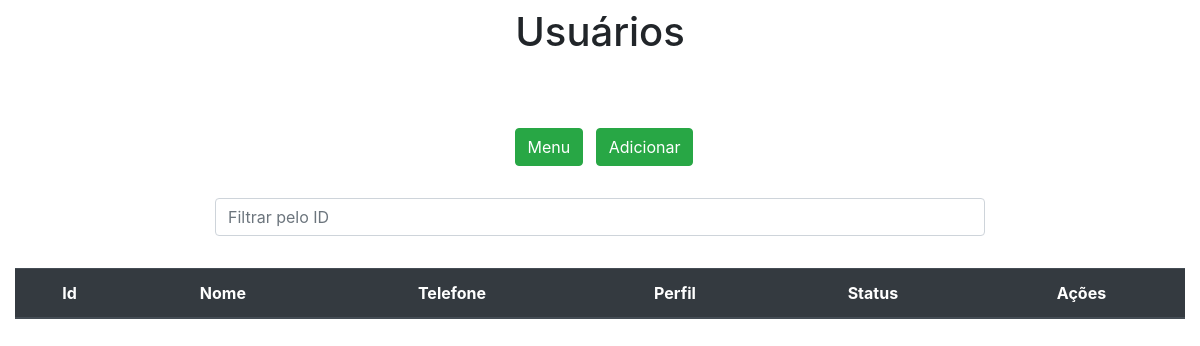
The app's page /usuarios/, older data.
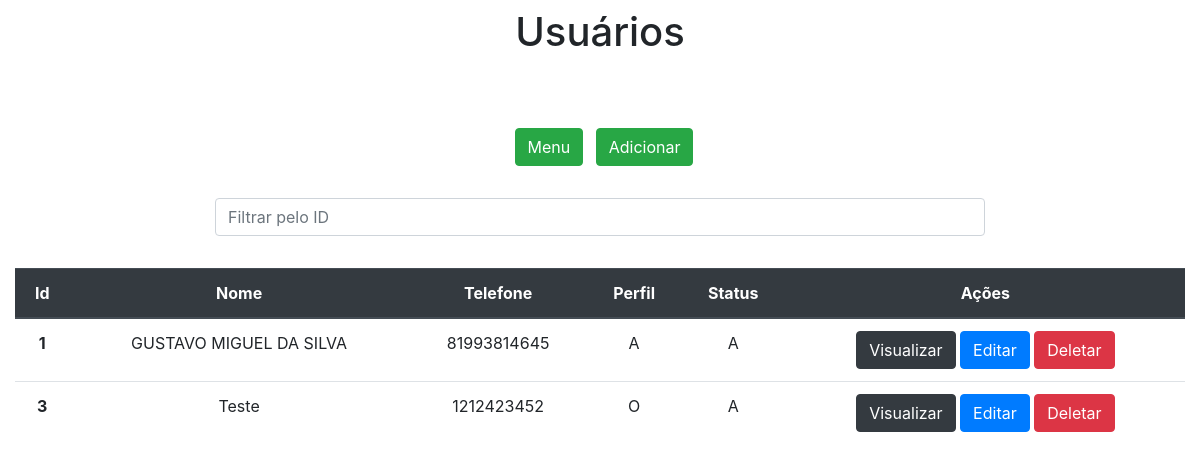
The same page, newer data.
### app/models.py (models this page shows)
class Usuarios(models.Model):
    id = models.AutoField(primary_key=True)
    nome = models.CharField(max_length=30)
    telefone = models.CharField(max_length=17)
    perfil = models.CharField(max_length=1)
    status = models.CharField(max_length=1)
    login = models.CharField(max_length=30)
    senha = models.CharField(max_length=30)

### app/views.py (the view)
# urls.py: path('usuarios/', usuarios, name='usuarios'),
def usuarios(request):
    data = {}
    search = request.GET.get('search')
    if search:
        data['db'] = Usuarios.objects.filter(id__icontains=search)
    else:
        data['db'] = Usuarios.objects.all()
    return render(request, 'usuarios.html', data)

### app/templates/usuarios.html (shortened to what this page needs)
<!DOCTYPE html>
<html lang="pt-br">
<head>
    <link rel="stylesheet" href="https://stackpath.bootstrapcdn.com/bootstrap/4.4.1/css/bootstrap.min.css"
>
</head>
<body>
<div class="col-8 m-auto pt-2 pb-2 text-center">
    <h1>Usuários</h1>
</div>
<div class="col-8 m-auto pt-5 pb-2 text-center">
    <a href="/menu" class="m-2 btn btn-success">Menu</a>
    <a href="/usuariosForm" class="btn btn-success">Adicionar</a>
</div>
<div class="col-8 m-auto pt-3 pb-2 text-center">
    <form method="get">
        <input type="text" id="search" name="search" class="form-control" placeholder="Filtrar pelo ID">
    </form>
</div>
<div class="col-12 m-auto pt-4 pb-2 text-center">
    <table class="table">
        <thead class="thead-dark">
        <tr>
            <th scope="col">Id</th>
            <th scope="col">Nome</th>
            <th scope="col">Telefone</th>
            <th scope="col">Perfil</th>
            <th scope="col">Status</th>
            <th scope="col">Ações</th>
        </tr>
        </thead>
        <tbody>
        {% for dbs in db %}
        <tr>
            <th>{{dbs.id}}</th>
            <td>{{dbs.nome}}</td>
            <td>{{dbs.telefone}}</td>
            <td>{{dbs.perfil}}</td>
            <td>{{dbs.status}}</td>
            <td>
                <a href="/usuariosView/{{dbs.id}}/" class="btn btn-dark">Visualizar</a>
                <a href="/usuariosEdit/{{dbs.id}}/" class="btn btn-primary">Editar</a>
                <a href="/usuariosDelete/{{dbs.id}}/" class="btn btn-danger btnDel">Deletar</a>
            </td>
        </tr>
        {% endfor %}
        </tbody>
    </table>
</div>
{% load static %}
</body>
</html>

Row changes from the older to the newer data that the page shows:
added Usuarios: id "1", nome "GUSTAVO MIGUEL DA SILVA", telefone "81993814645", perfil "A", status "A"
added Usuarios: id "3", nome "Teste", telefone "1212423452", perfil "O", status "A"
